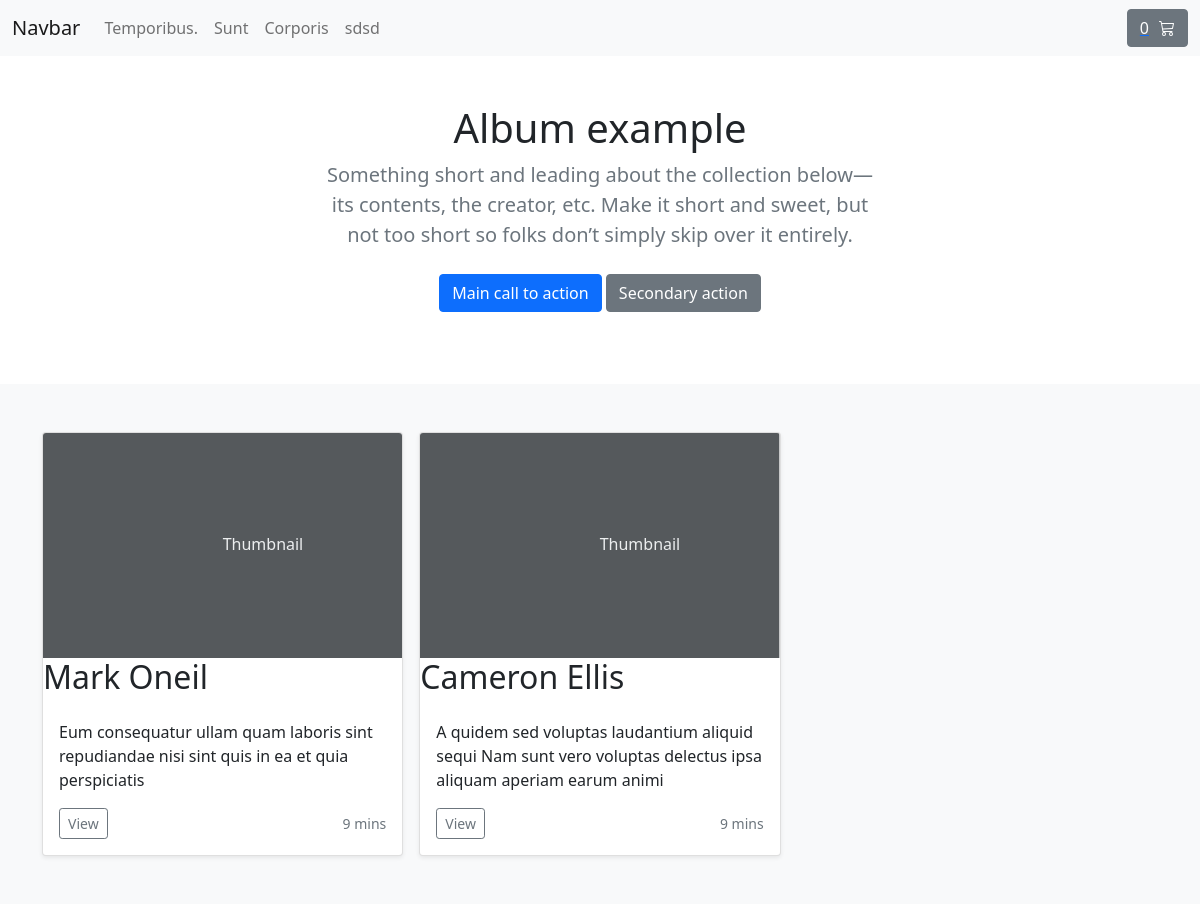
The app's page /aliquid-esse-dolor-aut-tempore-quis-dolore with its own data.
### onlinestore/models.py (models this page shows, shortened)
class Category(models.Model):
    title = models.CharField(max_length=25)
    slug = models.SlugField()
    description = models.TextField(max_length=2055)
    image = models.ImageField(upload_to='images/', default='images/default.png')
    def __str__(self):
        return self.title
    class Meta:
        verbose_name_plural = 'categories'

class Product(models.Model):
    name = models.CharField(max_length=255)
    description = models.TextField(max_length=2055)
    slug=  models.SlugField(unique=True)
    pricce = models.DecimalField(max_digits=4, decimal_places=2,default=0)
    image = models.ImageField(upload_to='images/', default='images/default.png')
    created = models.DateTimeField(auto_now_add=True)
    updated = models.DateTimeField(auto_now = True)
    is_active = models.BooleanField(default=True)
    in_stock = models.BooleanField(default= True)
    categories = models.ForeignKey(Category, on_delete=models.CASCADE, related_name= 'products')
    user = models.ForeignKey(User, on_delete=models.CASCADE, related_name='admin_creator')
    class Meta:
        ordering: ['-updated',]

### onlinestore/views.py (the view)
# urls.py: path('<slug:slug>', views.cat_products, name='cat_product'),
def cat_products(request, slug):
    category = get_object_or_404(Category, slug = slug)
    products = Product.objects.filter(categories = category)
    context = {
        'products': products
    }
    return render(request, 'onlinestore/cat_products.html', context)

### basket/basket.py (called while the page is built)
    def __len__(self):
        return sum(item['qty'] for item in self.basket.values())

### basket/context_processors.py (called while the page is built)
def basket(request):
    return{
        'basket': Basket(request)
    }

### blog/context_processors.py (called while the page is built)
def cats(request):
    return {
        'catgs': Category.objects.all()
    }

### onlinestore/context_processors.py (called while the page is built)
def categories(request):
    return {
        'categories': Category.objects.all()
    }

### templates/onlinestore/cat_products.html
{% extends './base.html' %}
{% block 'content' %}
<main>
  <section class=" text-center container">
    <div class="row py-lg-5">
      <div class="col-lg-6 col-md-8 mx-auto">
        <h1 class="fw-light">Album example</h1>
        <p class="lead text-muted">Something short and leading about the collection below—its contents, the creator, etc. Make it short and sweet, but not too short so folks don’t simply skip over it entirely.</p>
        <p>
          <a href="#" class="btn btn-primary my-2">Main call to action</a>
          <a href="#" class="btn btn-secondary my-2">Secondary action</a>
        </p>
      </div>
    </div>
  </section>
  <div class="album py-5 bg-light">
    <div class="container">
      <div class="row row-cols-1 row-cols-sm-2 row-cols-md-3 g-3">
        {% for product in products %}
        <div class="col">
          <div class="card shadow-sm">
            <svg class="bd-placeholder-img card-img-top" width="100%" height="225" xmlns="http://www.w3.org/2000/svg" role="img" aria-label="Placeholder: Thumbnail" preserveAspectRatio="xMidYMid slice" focusable="false"><title>Placeholder</title><rect width="100%" height="100%" fill="#55595c"/><text x="50%" y="50%" fill="#eceeef" dy=".3em">Thumbnail</text></svg>
              <h2>{{ product.name }}</h2>
            <div class="card-body">
              <p class="card-text">{{ product.description }}</p>
              <div class="d-flex justify-content-between align-items-center">
                <div class="btn-group">
                  <a href="{% url 'onlinestore:show_product' product.slug %}"><button type="button" class="btn btn-sm btn-outline-secondary">View</button></a>
                </div>
                <small class="text-muted">9 mins</small>
              </div>
            </div>
          </div>
        </div>
        {% endfor %}
      </div>
    </div>
  </div>
</main>
{% endblock %}

### templates/onlinestore/navbar.html (shortened to what this page needs)
<nav class="navbar navbar-expand-lg sticky-top navbar-light bg-light">
    <div class="container-fluid">
        <a class="navbar-brand" href="/">Navbar</a>
        <div class="collapse navbar-collapse" id="navbarNav">
            <ul class="navbar-nav">
                {% for category in categories %}
                <li class="nav-item">
                    <a class="nav-link" aria-current="page" href="{% url 'onlinestore:cat_product' category.slug %}">{{category}}</a>
                </li>
                {% endfor %}
            </ul>
        </div>
        <a href="{% url 'basket:basket_summary' %}" style="margin-left:110px;">
            <button type="button" class="btn btn-secondary d-flex" id="">
                {% with total_qty=basket|length %}
                <div id="basket-qty" style="margin-right:10px;">
                    {% if total_qty > 0 %}
                    {{total_qty}}
                    {% else %}
                    0
                    {% endif %}
                </div>
                {% endwith %}
            </button>
        </a>
    </div>
</nav>

### records on screen
Category: title "Temporibus."
Category: title "Sunt"
Category: title "Corporis"
Category: title "sdsd"
Product: name "Mark Oneil", description "Eum consequatur ullam quam laboris sint repudiandae nisi sint quis in ea et quia perspiciatis"
Product: name "Cameron Ellis", description "A quidem sed voluptas laudantium aliquid sequi Nam sunt vero voluptas delectus ipsa aliquam aperiam earum animi"
